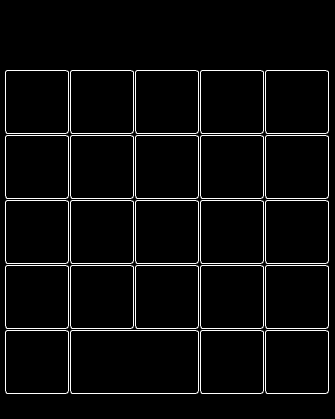
<?xml version="1.0" encoding="UTF-8"?>
<ui version="4.0">
 <class>MainWindow</class>
 <widget class="QMainWindow" name="MainWindow">
  <property name="geometry">
   <rect>
    <x>0</x>
    <y>0</y>
    <width>335</width>
    <height>419</height>
   </rect>
  </property>
  <property name="windowTitle">
   <string>MainWindow</string>
  </property>
  <property name="styleSheet">
   <string notr="true">background-color: black;</string>
  </property>
  <widget class="QWidget" name="centralwidget">
   <widget class="QLabel" name="resShow">
    <property name="geometry">
     <rect>
      <x>8</x>
      <y>0</y>
      <width>320</width>
      <height>64</height>
     </rect>
    </property>
    <property name="maximumSize">
     <size>
      <width>511</width>
      <height>64</height>
     </size>
    </property>
    <property name="font">
     <font>
      <family>Arial</family>
      <pointsize>20</pointsize>
      <bold>true</bold>
     </font>
    </property>
    <property name="styleSheet">
     <string notr="true">QLabel {
	qproperty-alignment: 'AlignVCenter | AlignRight';
	border: 2px solid white;
	border-radius: 5px
}
font: 900 10pt &quot;Arial&quot;;</string>
    </property>
    <property name="text">
     <string>0</string>
    </property>
   </widget>
   <widget class="QPushButton" name="clearBtn">
    <property name="geometry">
     <rect>
      <x>5</x>
      <y>70</y>
      <width>64</width>
      <height>64</height>
     </rect>
    </property>
    <property name="font">
     <font>
      <family>Arial</family>
      <pointsize>12</pointsize>
      <bold>true</bold>
     </font>
    </property>
    <property name="styleSheet">
     <string notr="true">QPushButton {
	border: 1px solid white;
	border-radius: 3px;
}
QPushButton:hover {
	background-color: rgb(47, 47, 47);
	border-radius: 6px;
}

QPushButton:pressed {
	background-color: rgb(72, 72, 72);
	border-radius: 9px;
}</string>
    </property>
    <property name="text">
     <string>AC</string>
    </property>
   </widget>
   <widget class="QPushButton" name="powerYBtn">
    <property name="geometry">
     <rect>
      <x>70</x>
      <y>70</y>
      <width>64</width>
      <height>64</height>
     </rect>
    </property>
    <property name="font">
     <font>
      <family>Arial</family>
      <pointsize>12</pointsize>
      <bold>true</bold>
     </font>
    </property>
    <property name="styleSheet">
     <string notr="true">QPushButton {
	border: 1px solid white;
	border-radius: 3px;
}
QPushButton:hover {
	background-color: rgb(47, 47, 47);
	border-radius: 6px;
}

QPushButton:pressed {
	background-color: rgb(72, 72, 72);
	border-radius: 9px;
}</string>
    </property>
    <property name="text">
     <string>x^y</string>
    </property>
   </widget>
   <widget class="QPushButton" name="power2Btn">
    <property name="geometry">
     <rect>
      <x>135</x>
      <y>70</y>
      <width>64</width>
      <height>64</height>
     </rect>
    </property>
    <property name="font">
     <font>
      <family>Arial</family>
      <pointsize>12</pointsize>
      <bold>true</bold>
     </font>
    </property>
    <property name="styleSheet">
     <string notr="true">QPushButton {
	border: 1px solid white;
	border-radius: 3px;
}
QPushButton:hover {
	background-color: rgb(47, 47, 47);
	border-radius: 6px;
}

QPushButton:pressed {
	background-color: rgb(72, 72, 72);
	border-radius: 9px;
}</string>
    </property>
    <property name="text">
     <string>x^2</string>
    </property>
   </widget>
   <widget class="QPushButton" name="percentBtn">
    <property name="geometry">
     <rect>
      <x>200</x>
      <y>70</y>
      <width>64</width>
      <height>64</height>
     </rect>
    </property>
    <property name="font">
     <font>
      <family>Arial</family>
      <pointsize>12</pointsize>
      <bold>true</bold>
     </font>
    </property>
    <property name="styleSheet">
     <string notr="true">QPushButton {
	border: 1px solid white;
	border-radius: 3px;
}
QPushButton:hover {
	background-color: rgb(47, 47, 47);
	border-radius: 6px;
}

QPushButton:pressed {
	background-color: rgb(72, 72, 72);
	border-radius: 9px;
}</string>
    </property>
    <property name="text">
     <string>%</string>
    </property>
   </widget>
   <widget class="QPushButton" name="addBtn">
    <property name="geometry">
     <rect>
      <x>265</x>
      <y>70</y>
      <width>64</width>
      <height>64</height>
     </rect>
    </property>
    <property name="font">
     <font>
      <family>Arial</family>
      <pointsize>12</pointsize>
      <bold>true</bold>
     </font>
    </property>
    <property name="styleSheet">
     <string notr="true">QPushButton {
	border: 1px solid white;
	border-radius: 3px;
}
QPushButton:hover {
	background-color: rgb(47, 47, 47);
	border-radius: 6px;
}

QPushButton:pressed {
	background-color: rgb(72, 72, 72);
	border-radius: 9px;
}</string>
    </property>
    <property name="text">
     <string>+</string>
    </property>
   </widget>
   <widget class="QPushButton" name="sqrtBtn">
    <property name="geometry">
     <rect>
      <x>5</x>
      <y>135</y>
      <width>64</width>
      <height>64</height>
     </rect>
    </property>
    <property name="font">
     <font>
      <family>Arial</family>
      <pointsize>12</pointsize>
      <bold>true</bold>
     </font>
    </property>
    <property name="styleSheet">
     <string notr="true">QPushButton {
	border: 1px solid white;
	border-radius: 3px;
}
QPushButton:hover {
	background-color: rgb(47, 47, 47);
	border-radius: 6px;
}

QPushButton:pressed {
	background-color: rgb(72, 72, 72);
	border-radius: 9px;
}</string>
    </property>
    <property name="text">
     <string>sqrt</string>
    </property>
   </widget>
   <widget class="QPushButton" name="Btn7">
    <property name="geometry">
     <rect>
      <x>70</x>
      <y>135</y>
      <width>64</width>
      <height>64</height>
     </rect>
    </property>
    <property name="font">
     <font>
      <family>Arial</family>
      <pointsize>12</pointsize>
      <bold>true</bold>
     </font>
    </property>
    <property name="styleSheet">
     <string notr="true">QPushButton {
	border: 1px solid white;
	border-radius: 3px;
}
QPushButton:hover {
	background-color: rgb(47, 47, 47);
	border-radius: 6px;
}

QPushButton:pressed {
	background-color: rgb(72, 72, 72);
	border-radius: 9px;
}</string>
    </property>
    <property name="text">
     <string>7</string>
    </property>
   </widget>
   <widget class="QPushButton" name="Btn9">
    <property name="geometry">
     <rect>
      <x>200</x>
      <y>135</y>
      <width>64</width>
      <height>64</height>
     </rect>
    </property>
    <property name="font">
     <font>
      <family>Arial</family>
      <pointsize>12</pointsize>
      <bold>true</bold>
     </font>
    </property>
    <property name="styleSheet">
     <string notr="true">QPushButton {
	border: 1px solid white;
	border-radius: 3px;
}
QPushButton:hover {
	background-color: rgb(47, 47, 47);
	border-radius: 6px;
}

QPushButton:pressed {
	background-color: rgb(72, 72, 72);
	border-radius: 9px;
}</string>
    </property>
    <property name="text">
     <string>9</string>
    </property>
   </widget>
   <widget class="QPushButton" name="Btn8">
    <property name="geometry">
     <rect>
      <x>135</x>
      <y>135</y>
      <width>64</width>
      <height>64</height>
     </rect>
    </property>
    <property name="font">
     <font>
      <family>Arial</family>
      <pointsize>12</pointsize>
      <bold>true</bold>
     </font>
    </property>
    <property name="styleSheet">
     <string notr="true">QPushButton {
	border: 1px solid white;
	border-radius: 3px;
}
QPushButton:hover {
	background-color: rgb(47, 47, 47);
	border-radius: 6px;
}

QPushButton:pressed {
	background-color: rgb(72, 72, 72);
	border-radius: 9px;
}</string>
    </property>
    <property name="text">
     <string>8</string>
    </property>
   </widget>
   <widget class="QPushButton" name="subtractBtn">
    <property name="geometry">
     <rect>
      <x>265</x>
      <y>135</y>
      <width>64</width>
      <height>64</height>
     </rect>
    </property>
    <property name="font">
     <font>
      <family>Arial</family>
      <pointsize>12</pointsize>
      <bold>true</bold>
     </font>
    </property>
    <property name="styleSheet">
     <string notr="true">QPushButton {
	border: 1px solid white;
	border-radius: 3px;
}
QPushButton:hover {
	background-color: rgb(47, 47, 47);
	border-radius: 6px;
}

QPushButton:pressed {
	background-color: rgb(72, 72, 72);
	border-radius: 9px;
}</string>
    </property>
    <property name="text">
     <string>-</string>
    </property>
   </widget>
   <widget class="QPushButton" name="cbrtBtn">
    <property name="geometry">
     <rect>
      <x>5</x>
      <y>200</y>
      <width>64</width>
      <height>64</height>
     </rect>
    </property>
    <property name="font">
     <font>
      <family>Arial</family>
      <pointsize>12</pointsize>
      <bold>true</bold>
     </font>
    </property>
    <property name="styleSheet">
     <string notr="true">QPushButton {
	border: 1px solid white;
	border-radius: 3px;
}
QPushButton:hover {
	background-color: rgb(47, 47, 47);
	border-radius: 6px;
}

QPushButton:pressed {
	background-color: rgb(72, 72, 72);
	border-radius: 9px;
}</string>
    </property>
    <property name="text">
     <string>cbrt</string>
    </property>
   </widget>
   <widget class="QPushButton" name="multiplyBtn">
    <property name="geometry">
     <rect>
      <x>265</x>
      <y>200</y>
      <width>64</width>
      <height>64</height>
     </rect>
    </property>
    <property name="font">
     <font>
      <family>Arial</family>
      <pointsize>12</pointsize>
      <bold>true</bold>
     </font>
    </property>
    <property name="styleSheet">
     <string notr="true">QPushButton {
	border: 1px solid white;
	border-radius: 3px;
}
QPushButton:hover {
	background-color: rgb(47, 47, 47);
	border-radius: 6px;
}

QPushButton:pressed {
	background-color: rgb(72, 72, 72);
	border-radius: 9px;
}</string>
    </property>
    <property name="text">
     <string>*</string>
    </property>
   </widget>
   <widget class="QPushButton" name="Btn4">
    <property name="geometry">
     <rect>
      <x>70</x>
      <y>200</y>
      <width>64</width>
      <height>64</height>
     </rect>
    </property>
    <property name="font">
     <font>
      <family>Arial</family>
      <pointsize>12</pointsize>
      <bold>true</bold>
     </font>
    </property>
    <property name="styleSheet">
     <string notr="true">QPushButton {
	border: 1px solid white;
	border-radius: 3px;
}
QPushButton:hover {
	background-color: rgb(47, 47, 47);
	border-radius: 6px;
}

QPushButton:pressed {
	background-color: rgb(72, 72, 72);
	border-radius: 9px;
}</string>
    </property>
    <property name="text">
     <string>4</string>
    </property>
   </widget>
   <widget class="QPushButton" name="Btn6">
    <property name="geometry">
     <rect>
      <x>200</x>
      <y>200</y>
      <width>64</width>
      <height>64</height>
     </rect>
    </property>
    <property name="font">
     <font>
      <family>Arial</family>
      <pointsize>12</pointsize>
      <bold>true</bold>
     </font>
    </property>
    <property name="styleSheet">
     <string notr="true">QPushButton {
	border: 1px solid white;
	border-radius: 3px;
}
QPushButton:hover {
	background-color: rgb(47, 47, 47);
	border-radius: 6px;
}

QPushButton:pressed {
	background-color: rgb(72, 72, 72);
	border-radius: 9px;
}</string>
    </property>
    <property name="text">
     <string>6</string>
    </property>
   </widget>
   <widget class="QPushButton" name="Btn5">
    <property name="geometry">
     <rect>
      <x>135</x>
      <y>200</y>
      <width>64</width>
      <height>64</height>
     </rect>
    </property>
    <property name="font">
     <font>
      <family>Arial</family>
      <pointsize>12</pointsize>
      <bold>true</bold>
     </font>
    </property>
    <property name="styleSheet">
     <string notr="true">QPushButton {
	border: 1px solid white;
	border-radius: 3px;
}
QPushButton:hover {
	background-color: rgb(47, 47, 47);
	border-radius: 6px;
}

QPushButton:pressed {
	background-color: rgb(72, 72, 72);
	border-radius: 9px;
}</string>
    </property>
    <property name="text">
     <string>5</string>
    </property>
   </widget>
   <widget class="QPushButton" name="Btn3">
    <property name="geometry">
     <rect>
      <x>200</x>
      <y>265</y>
      <width>64</width>
      <height>64</height>
     </rect>
    </property>
    <property name="font">
     <font>
      <family>Arial</family>
      <pointsize>12</pointsize>
      <bold>true</bold>
     </font>
    </property>
    <property name="styleSheet">
     <string notr="true">QPushButton {
	border: 1px solid white;
	border-radius: 3px;
}
QPushButton:hover {
	background-color: rgb(47, 47, 47);
	border-radius: 6px;
}

QPushButton:pressed {
	background-color: rgb(72, 72, 72);
	border-radius: 9px;
}</string>
    </property>
    <property name="text">
     <string>3</string>
    </property>
   </widget>
   <widget class="QPushButton" name="divideBtn">
    <property name="geometry">
     <rect>
      <x>265</x>
      <y>265</y>
      <width>64</width>
      <height>64</height>
     </rect>
    </property>
    <property name="font">
     <font>
      <family>Arial</family>
      <pointsize>12</pointsize>
      <bold>true</bold>
     </font>
    </property>
    <property name="styleSheet">
     <string notr="true">QPushButton {
	border: 1px solid white;
	border-radius: 3px;
}
QPushButton:hover {
	background-color: rgb(47, 47, 47);
	border-radius: 6px;
}

QPushButton:pressed {
	background-color: rgb(72, 72, 72);
	border-radius: 9px;
}</string>
    </property>
    <property name="text">
     <string>/</string>
    </property>
   </widget>
   <widget class="QPushButton" name="Btn2">
    <property name="geometry">
     <rect>
      <x>135</x>
      <y>265</y>
      <width>64</width>
      <height>64</height>
     </rect>
    </property>
    <property name="font">
     <font>
      <family>Arial</family>
      <pointsize>12</pointsize>
      <bold>true</bold>
     </font>
    </property>
    <property name="styleSheet">
     <string notr="true">QPushButton {
	border: 1px solid white;
	border-radius: 3px;
}
QPushButton:hover {
	background-color: rgb(47, 47, 47);
	border-radius: 6px;
}

QPushButton:pressed {
	background-color: rgb(72, 72, 72);
	border-radius: 9px;
}</string>
    </property>
    <property name="text">
     <string>2</string>
    </property>
   </widget>
   <widget class="QPushButton" name="Btn1">
    <property name="geometry">
     <rect>
      <x>70</x>
      <y>265</y>
      <width>64</width>
      <height>64</height>
     </rect>
    </property>
    <property name="font">
     <font>
      <family>Arial</family>
      <pointsize>12</pointsize>
      <bold>true</bold>
     </font>
    </property>
    <property name="styleSheet">
     <string notr="true">QPushButton {
	border: 1px solid white;
	border-radius: 3px;
}
QPushButton:hover {
	background-color: rgb(47, 47, 47);
	border-radius: 6px;
}

QPushButton:pressed {
	background-color: rgb(72, 72, 72);
	border-radius: 9px;
}</string>
    </property>
    <property name="text">
     <string>1</string>
    </property>
   </widget>
   <widget class="QPushButton" name="factorBtn">
    <property name="geometry">
     <rect>
      <x>5</x>
      <y>265</y>
      <width>64</width>
      <height>64</height>
     </rect>
    </property>
    <property name="font">
     <font>
      <family>Arial</family>
      <pointsize>12</pointsize>
      <bold>true</bold>
     </font>
    </property>
    <property name="styleSheet">
     <string notr="true">QPushButton {
	border: 1px solid white;
	border-radius: 3px;
}
QPushButton:hover {
	background-color: rgb(47, 47, 47);
	border-radius: 6px;
}

QPushButton:pressed {
	background-color: rgb(72, 72, 72);
	border-radius: 9px;
}</string>
    </property>
    <property name="text">
     <string>x!</string>
    </property>
   </widget>
   <widget class="QPushButton" name="negateBtn">
    <property name="geometry">
     <rect>
      <x>5</x>
      <y>330</y>
      <width>64</width>
      <height>64</height>
     </rect>
    </property>
    <property name="font">
     <font>
      <family>Arial</family>
      <pointsize>12</pointsize>
      <bold>true</bold>
     </font>
    </property>
    <property name="styleSheet">
     <string notr="true">QPushButton {
	border: 1px solid white;
	border-radius: 3px;
}
QPushButton:hover {
	background-color: rgb(47, 47, 47);
	border-radius: 6px;
}

QPushButton:pressed {
	background-color: rgb(72, 72, 72);
	border-radius: 9px;
}</string>
    </property>
    <property name="text">
     <string>+/-</string>
    </property>
   </widget>
   <widget class="QPushButton" name="equalBtn">
    <property name="geometry">
     <rect>
      <x>265</x>
      <y>330</y>
      <width>64</width>
      <height>64</height>
     </rect>
    </property>
    <property name="font">
     <font>
      <family>Arial</family>
      <pointsize>12</pointsize>
      <bold>true</bold>
     </font>
    </property>
    <property name="styleSheet">
     <string notr="true">QPushButton {
	border: 1px solid white;
	border-radius: 3px;
}
QPushButton:hover {
	background-color: rgb(47, 47, 47);
	border-radius: 6px;
}

QPushButton:pressed {
	background-color: rgb(72, 72, 72);
	border-radius: 9px;
}</string>
    </property>
    <property name="text">
     <string>=</string>
    </property>
   </widget>
   <widget class="QPushButton" name="Btn0">
    <property name="geometry">
     <rect>
      <x>70</x>
      <y>330</y>
      <width>129</width>
      <height>64</height>
     </rect>
    </property>
    <property name="font">
     <font>
      <family>Arial</family>
      <pointsize>12</pointsize>
      <bold>true</bold>
     </font>
    </property>
    <property name="styleSheet">
     <string notr="true">QPushButton {
	border: 1px solid white;
	border-radius: 3px;
}
QPushButton:hover {
	background-color: rgb(47, 47, 47);
	border-radius: 6px;
}

QPushButton:pressed {
	background-color: rgb(72, 72, 72);
	border-radius: 9px;
}</string>
    </property>
    <property name="text">
     <string>0</string>
    </property>
   </widget>
   <widget class="QPushButton" name="dotBtn">
    <property name="geometry">
     <rect>
      <x>200</x>
      <y>330</y>
      <width>64</width>
      <height>64</height>
     </rect>
    </property>
    <property name="font">
     <font>
      <family>Arial</family>
      <pointsize>12</pointsize>
      <bold>true</bold>
     </font>
    </property>
    <property name="styleSheet">
     <string notr="true">QPushButton {
	border: 1px solid white;
	border-radius: 3px;
}
QPushButton:hover {
	background-color: rgb(47, 47, 47);
	border-radius: 6px;
}

QPushButton:pressed {
	background-color: rgb(72, 72, 72);
	border-radius: 9px;
}</string>
    </property>
    <property name="text">
     <string>.</string>
    </property>
   </widget>
  </widget>
  <widget class="QMenuBar" name="menubar">
   <property name="geometry">
    <rect>
     <x>0</x>
     <y>0</y>
     <width>335</width>
     <height>21</height>
    </rect>
   </property>
  </widget>
 </widget>
 <resources/>
 <connections/>
</ui>
